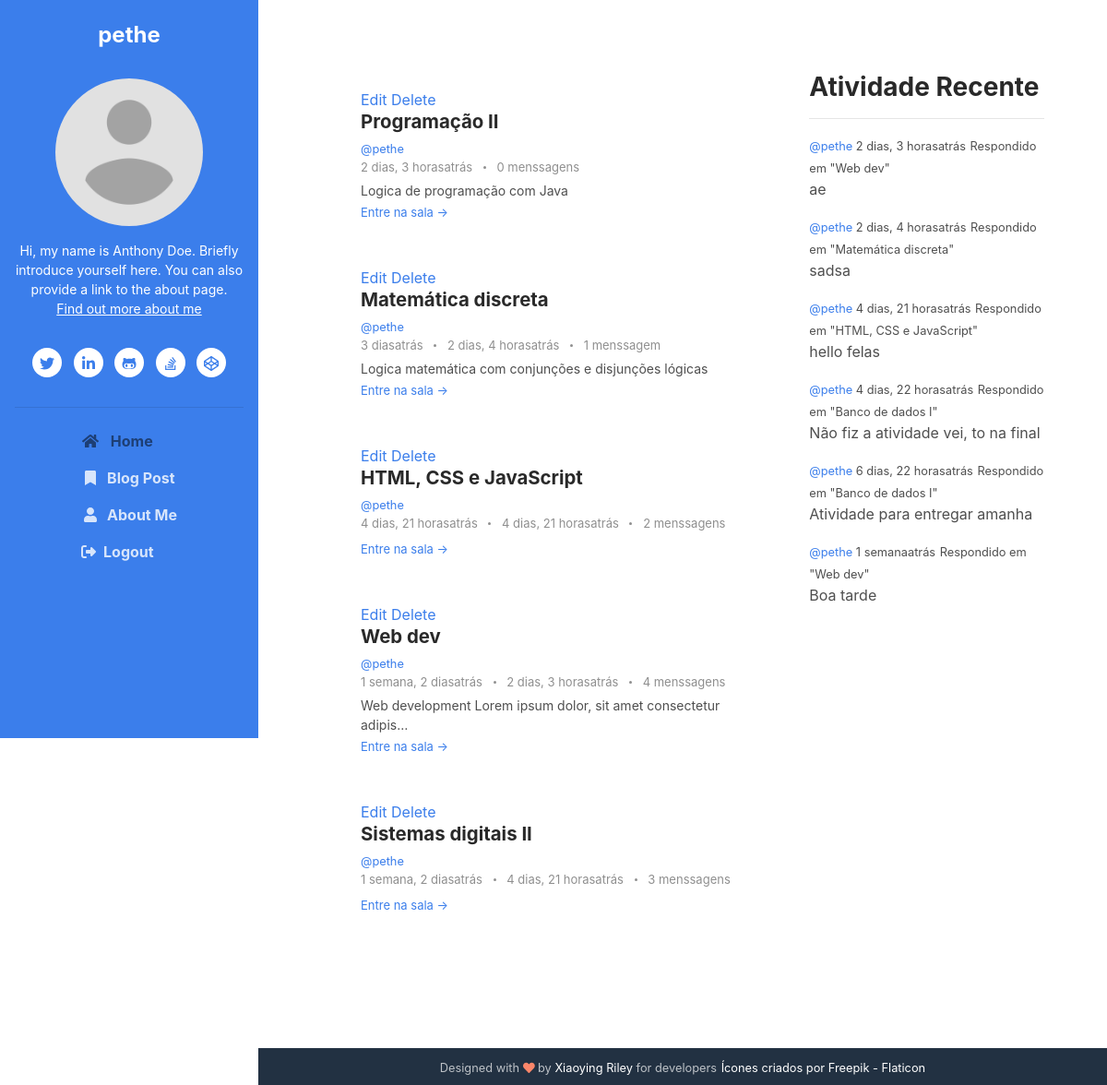
Screenshot of /profile/1 (signed in) with the database file from the repository.
### base/models.py (models this page shows, shortened)
class Room(models.Model):
    host = models.ForeignKey(User, on_delete=models.SET_NULL, null=True)
    classe = models.ForeignKey(Classe, on_delete=models.SET_NULL, null=True)
    name = models.CharField(max_length=200)
    desc = models.TextField(null=True, blank=True)
    participants = models.ManyToManyField(
        User, related_name='participants', blank=True)
    updated = models.DateTimeField(auto_now=True)
    created = models.DateTimeField(auto_now_add=True)
    class Meta:
        ordering = ['-updated', '-created']
    def __str__(self):
        return self.name

class Message(models.Model):
    user = models.ForeignKey(User, on_delete=models.CASCADE)
    room = models.ForeignKey(Room, on_delete=models.CASCADE)
    body = models.TextField()
    update = models.DateTimeField(auto_now=True)
    created = models.DateTimeField(auto_now_add=True)

### base/views.py (the view)
# urls.py: path('profile/<str:pk>', views.userProfile, name="user-profile"),
@login_required(login_url='login')
def userProfile(request, pk):
    user = User.objects.get(id=pk)
    rooms = user.room_set.all()
    room_messages = user.message_set.all().order_by('-created')
    classes = Classe.objects.all()
    recent_activity = room_messages[:6]
    context = {'user': user, 'rooms': rooms,
               'room_messages': room_messages, 'classes': classes, 'recent_activity': recent_activity}
    return render(request, 'base/profile.html', context)

### base/templates/base/profile.html
{% extends 'main.html' %}
{% block content%}
    <div class="main-2-column main-container">
        <div>
            {% include 'base/feed_component.html' %}
        </div>
        <div>
            {% include 'base/activity_component.html' %}
        </div>
    </div>
{% endblock content %}

### templates/navbar.html (shortened to what this page needs)
{% load static %}
<header class="header text-center">
    {% if user.is_authenticated %}
        <h1 class="blog-name pt-lg-4 mb-0"><a href="{% url 'user-profile' user.id %}">{{user}} </a></h1>
        <nav class="navbar navbar-expand-lg navbar-dark" >
                <div id="navigation" class="collapse navbar-collapse flex-column" >
                    <div class="profile-section pt-3 pt-lg-0">
                        <img class="profile-image mb-3 rounded-circle mx-auto" src="{% static 'images/profile.png' %}" alt="image" >
                        <div class="bio mb-3">Hi, my name is Anthony Doe. Briefly introduce yourself here. You can also provide a link to the about page.<br><a href="about.html">Find out more about me</a></div>
                        <ul class="social-list list-inline py-3 mx-auto">
                            <li class="list-inline-item"><a href="#"><i class="fab fa-twitter fa-fw"></i></a></li>
                            <li class="list-inline-item"><a href="#"><i class="fab fa-linkedin-in fa-fw"></i></a></li>
                            <li class="list-inline-item"><a href="#"><i class="fab fa-github-alt fa-fw"></i></a></li>
                            <li class="list-inline-item"><a href="#"><i class="fab fa-stack-overflow fa-fw"></i></a></li>
                            <li class="list-inline-item"><a href="#"><i class="fab fa-codepen fa-fw"></i></a></li>
                        </ul>
                        <hr>
                    </div>
                    <ul class="navbar-nav flex-column text-left">
                        <li class="nav-item active">
                            <a class="nav-link" href="{% url 'home' %}"><i class="fas fa-home fa-fw mr-2"></i> Home <span class="sr-only">(current)</span></a>
                        </li>
                        <li class="nav-item">
                            <a class="nav-link" href="blog-post.html"><i class="fas fa-bookmark fa-fw mr-2"></i>Blog Post</a>
                        </li>
                        <li class="nav-item">
                            <a class="nav-link" href="about.html"><i class="fas fa-user fa-fw mr-2"></i>About Me</a>
                        </li>
                        <li class="nav-item">
                            <a class="nav-link" href="{% url 'logout' %}"><i class="fa-solid fa-right-from-bracket mr-2"></i>Logout</a>
                        </li>
                    </ul>
                </div>
        </nav>
    {% endif %}
</header>

### base/templates/base/feed_component.html
{% load humanize %}
<section class="blog-list px-3 py-5 p-md-5 ">
    <div class="container">
        {% for room in rooms %}
            {% if request.user == room.host %}
                <a href="{% url 'update-room' room.id%}">Edit</a>
                <a href="{% url 'delete-room' room.id%}">Delete</a>
            {% endif %}
            <div class="item mb-5">
                <div class="media">
                    <div class="media-body">
                        <h3 class="title mb-1"><a href="{% url 'room' room.id%}">{{room.name}}</a></h3>
                        <small><a href="{% url 'user-profile' room.host.id %}">@{{room.host.username}}</a></small>
                        <div class="meta mb-1"><span class="date">
                            {{room.created|naturaltime}}
                        </span>
                            {% if room.message_set.all.count > 0 %}
                            <span class="time">
                            {% for m in room.message_set.all %}
                                {% if forloop.last %}
                                {{m.created|naturaltime}}
                                {% endif %}
                            {% endfor%}
                            </span>
                            {% endif %}
                            <span class="comment">
                                <a href="#">
                                    {{room.message_set.all.count}}
                                {% if room.message_set.all.count > 1 or room.message_set.all.count == 0%}
                                    menssagens
                                {% else %}
                                    menssagem
                                {% endif %}
                                </a>
                            </span>
                        </div>
                        <div class="intro">{{room.desc|truncatechars:70}}</div>
                        <a class="more-link" href="{% url 'room' room.id%}">Entre na sala &rarr;</a>
                    </div>
                </div>
            </div>
        {% endfor %}
    </div>
</section>

### base/templates/base/activity_component.html (shortened to what this page needs)
{% load humanize %}
<div class="recent-container">
	<h3>Atividade Recente</h3>
	<hr />
	{% for message in recent_activity%}
	<div>
		<small
			><a href="{% url 'user-profile' message.user.id%}">@{{message.user}} </a>
			{{message.created|naturaltime}}</small
		>
		<small>Respondido em "{{message.room}}"</small>
		<p>{{message.body|truncatechars:50}}</p>
	</div>
	{% endfor %}
</div>

### static/styles/main.css (style rules this page uses)
.main-container { min-height: calc(100vh - 40px) !important; padding: 48px; }
.main-2-column { display: grid; grid-template-columns: 3fr 1.5fr; }

### base/templates/base/activity_component.html (style rules this page uses)
.recent-container { padding: 30px 20px 0px 0px; }

### rows the page displays
Room: shows "Edit", name "Programação II", host.username "pethe", created "2 dias, 3 horasatrás", message_set.all.count "0", shows "menssagens", desc "Logica de programação com Java"
Room: shows "Edit", name "Matemática discreta", host.username "pethe", created "3 diasatrás", message_set.all.count "1", shows "menssagem", desc "Logica matemática com conjunções e disjunções lógicas"
Message: created "2 dias, 4 horasatrás", user "pethe", room "Matemática discreta", body "sadsa"
Room: shows "Edit", name "HTML, CSS e JavaScript", host.username "pethe", created "4 dias, 21 horasatrás", message_set.all.count "2", shows "menssagens"
Message: created "4 dias, 21 horasatrás"
Room: shows "Edit", name "Web dev", host.username "pethe", created "1 semana, 2 diasatrás", message_set.all.count "4", shows "menssagens", desc "Web development Lorem ipsum dolor, sit amet consectetur adipis…"
Message: created "2 dias, 3 horasatrás", user "pethe", room "Web dev", body "ae"
Room: shows "Edit", name "Sistemas digitais II", host.username "pethe", created "1 semana, 2 diasatrás", message_set.all.count "3", shows "menssagens"
Message: created "4 dias, 21 horasatrás"
Message: user "pethe", created "4 dias, 21 horasatrás", room "HTML, CSS e JavaScript", body "hello felas"
Message: user "pethe", created "4 dias, 22 horasatrás", room "Banco de dados I", body "Não fiz a atividade vei, to na final"
Message: user "pethe", created "6 dias, 22 horasatrás", room "Banco de dados I", body "Atividade para entregar amanha"
Message: user "pethe", created "1 semanaatrás", room "Web dev", body "Boa tarde"

### other values shown
{{ user }} "pethe"
